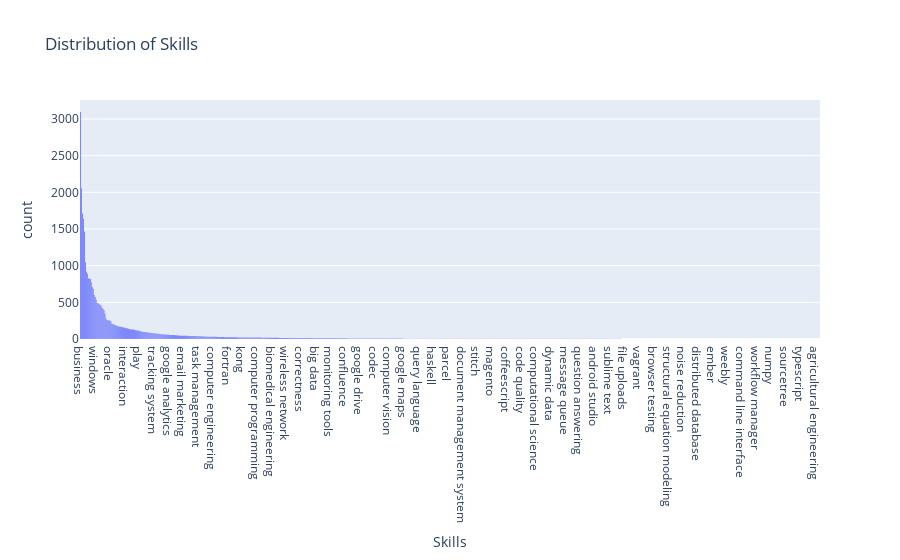

The cell this chart's notebook holds for it:
### Code cell
Total_skills = []
for skillset in skill_set:
    skills = change_list_to_words(skillset)
    for skill in skills:
        Total_skills.append(skill.lower())
fig = px.histogram(
    x=Total_skills,
    labels={"x": "Skills"},
    title=f"Distribution of Skills",
).update_xaxes(categoryorder="total descending")
fig.show()

### Figure 1 — Plotly figure (JSON) as saved in the notebook; plotly's stock layout.template omitted (floating-point values rounded to 4 significant figures; data arrays with more than 128 entries replaced by an {"elided": "..."} marker saying what was removed)
{"data": [{"alignmentgroup": "True", "bingroup": "x", "hovertemplate": "Skills=%{x}<br>count=%{y}<extra></extra>", "legendgroup": "", "marker": {"color": "#636efa", "pattern": {"shape": ""}}, "name": "", "offsetgroup": "", "orientation": "v", "showlegend": false, "type": "histogram", "x": {"elided": "36816 str values"}, "xaxis": "x", "yaxis": "y"}], "layout": {"barmode": "relative", "legend": {"tracegroupgap": 0}, "title": {"text": "Distribution of Skills"}, "xaxis": {"anchor": "y", "categoryorder": "total descending", "domain": [0, 1], "title": {"text": "Skills"}}, "yaxis": {"anchor": "x", "domain": [0, 1], "title": {"text": "count"}}}}
